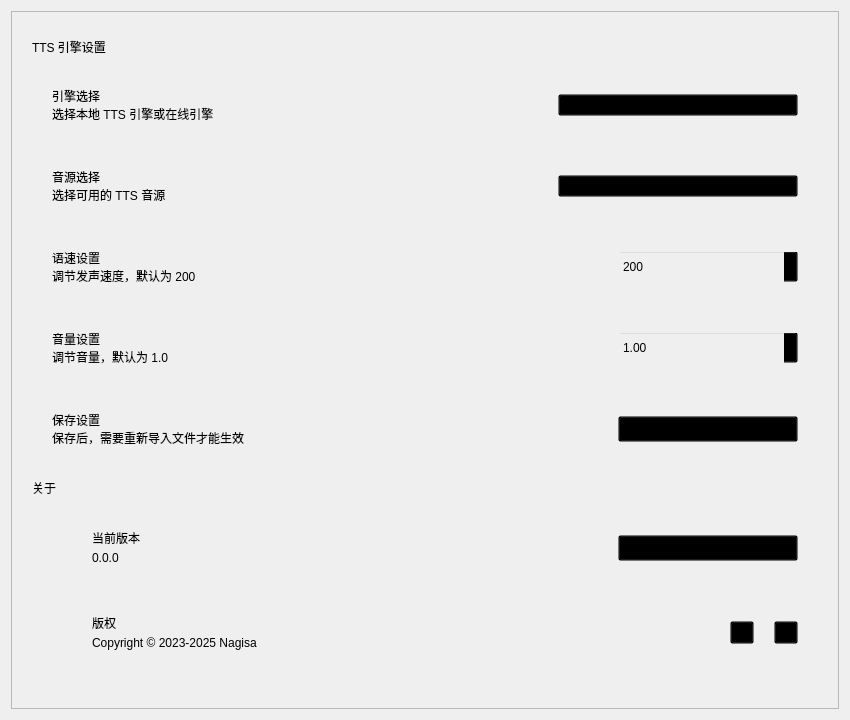
<?xml version="1.0" encoding="UTF-8"?>
<ui version="4.0">
 <class>settingInterface</class>
 <widget class="QWidget" name="settingInterface">
  <property name="geometry">
   <rect>
    <x>0</x>
    <y>0</y>
    <width>850</width>
    <height>720</height>
   </rect>
  </property>
  <property name="windowTitle">
   <string>Form</string>
  </property>
  <layout class="QHBoxLayout" name="horizontalLayout_3">
   <item>
    <widget class="ScrollArea" name="bgScrollArea">
     <property name="widgetResizable">
      <bool>true</bool>
     </property>
     <widget class="QWidget" name="scrollAreaWidgetContents">
      <property name="geometry">
       <rect>
        <x>0</x>
        <y>0</y>
        <width>830</width>
        <height>700</height>
       </rect>
      </property>
      <property name="styleSheet">
       <string notr="true">background: transparent;</string>
      </property>
      <layout class="QVBoxLayout" name="verticalLayout_4">
       <property name="spacing">
        <number>6</number>
       </property>
       <property name="leftMargin">
        <number>20</number>
       </property>
       <property name="topMargin">
        <number>20</number>
       </property>
       <property name="rightMargin">
        <number>20</number>
       </property>
       <property name="bottomMargin">
        <number>20</number>
       </property>
       <item>
        <widget class="QWidget" name="importWidget" native="true">
         <layout class="QVBoxLayout" name="verticalLayout_2">
          <property name="spacing">
           <number>5</number>
          </property>
          <property name="leftMargin">
           <number>0</number>
          </property>
          <property name="topMargin">
           <number>0</number>
          </property>
          <property name="rightMargin">
           <number>0</number>
          </property>
          <property name="bottomMargin">
           <number>0</number>
          </property>
          <item>
           <widget class="SubtitleLabel" name="SubtitleLabel">
            <property name="minimumSize">
             <size>
              <width>0</width>
              <height>30</height>
             </size>
            </property>
            <property name="maximumSize">
             <size>
              <width>16777215</width>
              <height>30</height>
             </size>
            </property>
            <property name="text">
             <string>TTS 引擎设置</string>
            </property>
           </widget>
          </item>
          <item>
           <widget class="CardWidget" name="CardWidget_5">
            <layout class="QHBoxLayout" name="horizontalLayout_14">
             <property name="leftMargin">
              <number>20</number>
             </property>
             <property name="topMargin">
              <number>20</number>
             </property>
             <property name="rightMargin">
              <number>20</number>
             </property>
             <property name="bottomMargin">
              <number>20</number>
             </property>
             <item>
              <layout class="QVBoxLayout" name="verticalLayout_11">
               <property name="spacing">
                <number>0</number>
               </property>
               <item>
                <widget class="QLabel" name="engineSelectPathLabel">
                 <property name="styleSheet">
                  <string notr="true">font: 700 10pt 'Segoe UI', 'Microsoft YaHei', 'PingFang SC';</string>
                 </property>
                 <property name="text">
                  <string>引擎选择</string>
                 </property>
                </widget>
               </item>
               <item>
                <widget class="CaptionLabel" name="engineSelectCaptionLabel">
                 <property name="text">
                  <string>选择本地 TTS 引擎或在线引擎</string>
                 </property>
                </widget>
               </item>
              </layout>
             </item>
             <item>
              <spacer name="horizontalSpacer_4">
               <property name="orientation">
                <enum>Qt::Horizontal</enum>
               </property>
               <property name="sizeHint" stdset="0">
                <size>
                 <width>40</width>
                 <height>20</height>
                </size>
               </property>
              </spacer>
             </item>
             <item>
              <widget class="ComboBox" name="engineSelectComboBox">
               <property name="minimumSize">
                <size>
                 <width>240</width>
                 <height>0</height>
                </size>
               </property>
               <property name="maximumSize">
                <size>
                 <width>240</width>
                 <height>16777215</height>
                </size>
               </property>
              </widget>
             </item>
            </layout>
           </widget>
          </item>
          <item>
           <widget class="CardWidget" name="CardWidget">
            <layout class="QHBoxLayout" name="horizontalLayout_11">
             <property name="leftMargin">
              <number>20</number>
             </property>
             <property name="topMargin">
              <number>20</number>
             </property>
             <property name="rightMargin">
              <number>20</number>
             </property>
             <property name="bottomMargin">
              <number>20</number>
             </property>
             <item>
              <layout class="QVBoxLayout" name="verticalLayout_7">
               <property name="spacing">
                <number>0</number>
               </property>
               <item>
                <widget class="QLabel" name="enginePathLabel">
                 <property name="styleSheet">
                  <string notr="true">font: 700 10pt 'Segoe UI', 'Microsoft YaHei', 'PingFang SC';</string>
                 </property>
                 <property name="text">
                  <string>音源选择</string>
                 </property>
                </widget>
               </item>
               <item>
                <widget class="CaptionLabel" name="engineCaptionLabel">
                 <property name="text">
                  <string>选择可用的 TTS 音源</string>
                 </property>
                </widget>
               </item>
              </layout>
             </item>
             <item>
              <spacer name="horizontalSpacer">
               <property name="orientation">
                <enum>Qt::Horizontal</enum>
               </property>
               <property name="sizeHint" stdset="0">
                <size>
                 <width>40</width>
                 <height>20</height>
                </size>
               </property>
              </spacer>
             </item>
             <item>
              <widget class="ComboBox" name="engineComboBox">
               <property name="minimumSize">
                <size>
                 <width>240</width>
                 <height>0</height>
                </size>
               </property>
               <property name="maximumSize">
                <size>
                 <width>240</width>
                 <height>16777215</height>
                </size>
               </property>
              </widget>
             </item>
            </layout>
           </widget>
          </item>
          <item>
           <widget class="CardWidget" name="CardWidget_2">
            <layout class="QHBoxLayout" name="horizontalLayout_12">
             <property name="leftMargin">
              <number>20</number>
             </property>
             <property name="topMargin">
              <number>20</number>
             </property>
             <property name="rightMargin">
              <number>20</number>
             </property>
             <property name="bottomMargin">
              <number>20</number>
             </property>
             <item>
              <layout class="QVBoxLayout" name="verticalLayout_9">
               <property name="spacing">
                <number>0</number>
               </property>
               <item>
                <widget class="QLabel" name="ratePathLabel">
                 <property name="styleSheet">
                  <string notr="true">font: 700 10pt 'Segoe UI', 'Microsoft YaHei', 'PingFang SC';</string>
                 </property>
                 <property name="text">
                  <string>语速设置</string>
                 </property>
                </widget>
               </item>
               <item>
                <widget class="CaptionLabel" name="rateCaptionLabel">
                 <property name="text">
                  <string>调节发声速度，默认为 200</string>
                 </property>
                </widget>
               </item>
              </layout>
             </item>
             <item>
              <spacer name="horizontalSpacer_2">
               <property name="orientation">
                <enum>Qt::Horizontal</enum>
               </property>
               <property name="sizeHint" stdset="0">
                <size>
                 <width>40</width>
                 <height>20</height>
                </size>
               </property>
              </spacer>
             </item>
             <item>
              <widget class="SpinBox" name="rateSpinBox">
               <property name="minimumSize">
                <size>
                 <width>180</width>
                 <height>33</height>
                </size>
               </property>
               <property name="maximumSize">
                <size>
                 <width>180</width>
                 <height>33</height>
                </size>
               </property>
               <property name="maximum">
                <number>500</number>
               </property>
               <property name="value">
                <number>200</number>
               </property>
              </widget>
             </item>
            </layout>
           </widget>
          </item>
          <item>
           <widget class="CardWidget" name="CardWidget_3">
            <layout class="QHBoxLayout" name="horizontalLayout_13">
             <property name="leftMargin">
              <number>20</number>
             </property>
             <property name="topMargin">
              <number>20</number>
             </property>
             <property name="rightMargin">
              <number>20</number>
             </property>
             <property name="bottomMargin">
              <number>20</number>
             </property>
             <item>
              <layout class="QVBoxLayout" name="verticalLayout_10">
               <property name="spacing">
                <number>0</number>
               </property>
               <item>
                <widget class="QLabel" name="volumePathLabel">
                 <property name="styleSheet">
                  <string notr="true">font: 700 10pt 'Segoe UI', 'Microsoft YaHei', 'PingFang SC';</string>
                 </property>
                 <property name="text">
                  <string>音量设置</string>
                 </property>
                </widget>
               </item>
               <item>
                <widget class="CaptionLabel" name="volumeCaptionLabel">
                 <property name="text">
                  <string>调节音量，默认为 1.0</string>
                 </property>
                </widget>
               </item>
              </layout>
             </item>
             <item>
              <spacer name="horizontalSpacer_3">
               <property name="orientation">
                <enum>Qt::Horizontal</enum>
               </property>
               <property name="sizeHint" stdset="0">
                <size>
                 <width>40</width>
                 <height>20</height>
                </size>
               </property>
              </spacer>
             </item>
             <item>
              <widget class="DoubleSpinBox" name="volumeDoubleSpinBox">
               <property name="minimumSize">
                <size>
                 <width>180</width>
                 <height>33</height>
                </size>
               </property>
               <property name="maximumSize">
                <size>
                 <width>180</width>
                 <height>33</height>
                </size>
               </property>
               <property name="maximum">
                <double>1.000000000000000</double>
               </property>
               <property name="singleStep">
                <double>0.010000000000000</double>
               </property>
               <property name="value">
                <double>1.000000000000000</double>
               </property>
              </widget>
             </item>
            </layout>
           </widget>
          </item>
          <item>
           <widget class="CardWidget" name="CardWidget_4">
            <layout class="QHBoxLayout" name="horizontalLayout_15">
             <property name="leftMargin">
              <number>20</number>
             </property>
             <property name="topMargin">
              <number>20</number>
             </property>
             <property name="rightMargin">
              <number>20</number>
             </property>
             <property name="bottomMargin">
              <number>20</number>
             </property>
             <item>
              <layout class="QVBoxLayout" name="verticalLayout_12">
               <property name="spacing">
                <number>0</number>
               </property>
               <item>
                <widget class="QLabel" name="savePathLabel">
                 <property name="styleSheet">
                  <string notr="true">font: 700 10pt 'Segoe UI', 'Microsoft YaHei', 'PingFang SC';</string>
                 </property>
                 <property name="text">
                  <string>保存设置</string>
                 </property>
                </widget>
               </item>
               <item>
                <widget class="CaptionLabel" name="saveCaptionLabel">
                 <property name="text">
                  <string>保存后，需要重新导入文件才能生效</string>
                 </property>
                </widget>
               </item>
              </layout>
             </item>
             <item>
              <spacer name="horizontalSpacer_5">
               <property name="orientation">
                <enum>Qt::Horizontal</enum>
               </property>
               <property name="sizeHint" stdset="0">
                <size>
                 <width>40</width>
                 <height>20</height>
                </size>
               </property>
              </spacer>
             </item>
             <item>
              <widget class="PushButton" name="savePushButton">
               <property name="minimumSize">
                <size>
                 <width>180</width>
                 <height>0</height>
                </size>
               </property>
               <property name="maximumSize">
                <size>
                 <width>180</width>
                 <height>16777215</height>
                </size>
               </property>
               <property name="text">
                <string>保存设置</string>
               </property>
              </widget>
             </item>
            </layout>
           </widget>
          </item>
         </layout>
        </widget>
       </item>
       <item>
        <layout class="QVBoxLayout" name="verticalLayout_6">
         <property name="spacing">
          <number>5</number>
         </property>
         <item>
          <widget class="SubtitleLabel" name="SubtitleLabel_2">
           <property name="minimumSize">
            <size>
             <width>0</width>
             <height>30</height>
            </size>
           </property>
           <property name="maximumSize">
            <size>
             <width>16777215</width>
             <height>30</height>
            </size>
           </property>
           <property name="text">
            <string>关于</string>
           </property>
          </widget>
         </item>
         <item>
          <widget class="CardWidget" name="importCardWidget_2">
           <property name="minimumSize">
            <size>
             <width>0</width>
             <height>80</height>
            </size>
           </property>
           <property name="maximumSize">
            <size>
             <width>16777215</width>
             <height>80</height>
            </size>
           </property>
           <layout class="QHBoxLayout" name="horizontalLayout_2">
            <property name="spacing">
             <number>20</number>
            </property>
            <property name="leftMargin">
             <number>20</number>
            </property>
            <property name="topMargin">
             <number>20</number>
            </property>
            <property name="rightMargin">
             <number>20</number>
            </property>
            <property name="bottomMargin">
             <number>20</number>
            </property>
            <item>
             <widget class="IconWidget" name="versionIconWidget">
              <property name="minimumSize">
               <size>
                <width>20</width>
                <height>20</height>
               </size>
              </property>
              <property name="maximumSize">
               <size>
                <width>20</width>
                <height>20</height>
               </size>
              </property>
             </widget>
            </item>
            <item>
             <layout class="QVBoxLayout" name="verticalLayout_3">
              <property name="spacing">
               <number>0</number>
              </property>
              <item>
               <widget class="QLabel" name="versionShowLabel">
                <property name="styleSheet">
                 <string notr="true">font: 700 9pt 'Segoe UI', 'Microsoft YaHei', 'PingFang SC';</string>
                </property>
                <property name="text">
                 <string>当前版本</string>
                </property>
               </widget>
              </item>
              <item>
               <widget class="CaptionLabel" name="versionLabel">
                <property name="text">
                 <string>0.0.0</string>
                </property>
               </widget>
              </item>
             </layout>
            </item>
            <item>
             <widget class="PrimaryPushButton" name="versionPrimaryPushButton">
              <property name="minimumSize">
               <size>
                <width>180</width>
                <height>0</height>
               </size>
              </property>
              <property name="maximumSize">
               <size>
                <width>180</width>
                <height>16777215</height>
               </size>
              </property>
              <property name="text">
               <string>检查更新</string>
              </property>
             </widget>
            </item>
           </layout>
          </widget>
         </item>
         <item>
          <widget class="CardWidget" name="importCardWidget">
           <property name="minimumSize">
            <size>
             <width>0</width>
             <height>80</height>
            </size>
           </property>
           <property name="maximumSize">
            <size>
             <width>16777215</width>
             <height>80</height>
            </size>
           </property>
           <layout class="QHBoxLayout" name="horizontalLayout">
            <property name="spacing">
             <number>20</number>
            </property>
            <property name="leftMargin">
             <number>20</number>
            </property>
            <property name="topMargin">
             <number>20</number>
            </property>
            <property name="rightMargin">
             <number>20</number>
            </property>
            <property name="bottomMargin">
             <number>20</number>
            </property>
            <item>
             <widget class="IconWidget" name="copyrightIconWidget">
              <property name="minimumSize">
               <size>
                <width>20</width>
                <height>20</height>
               </size>
              </property>
              <property name="maximumSize">
               <size>
                <width>20</width>
                <height>20</height>
               </size>
              </property>
             </widget>
            </item>
            <item>
             <layout class="QVBoxLayout" name="verticalLayout">
              <property name="spacing">
               <number>0</number>
              </property>
              <item>
               <widget class="QLabel" name="copyrightShowLabel">
                <property name="styleSheet">
                 <string notr="true">font: 700 9pt 'Segoe UI', 'Microsoft YaHei', 'PingFang SC';</string>
                </property>
                <property name="text">
                 <string>版权</string>
                </property>
               </widget>
              </item>
              <item>
               <widget class="CaptionLabel" name="copyrightLabel">
                <property name="text">
                 <string>Copyright © 2023-2025 Nagisa</string>
                </property>
               </widget>
              </item>
             </layout>
            </item>
            <item>
             <widget class="TransparentToolButton" name="githubButton"/>
            </item>
            <item>
             <widget class="TransparentToolButton" name="giteeButton"/>
            </item>
           </layout>
          </widget>
         </item>
         <item>
          <spacer name="verticalSpacer">
           <property name="orientation">
            <enum>Qt::Vertical</enum>
           </property>
           <property name="sizeHint" stdset="0">
            <size>
             <width>20</width>
             <height>40</height>
            </size>
           </property>
          </spacer>
         </item>
        </layout>
       </item>
      </layout>
     </widget>
    </widget>
   </item>
  </layout>
 </widget>
 <customwidgets>
  <customwidget>
   <class>ComboBox</class>
   <extends>QPushButton</extends>
   <header>qfluentwidgets</header>
  </customwidget>
  <customwidget>
   <class>PushButton</class>
   <extends>QPushButton</extends>
   <header>qfluentwidgets</header>
  </customwidget>
  <customwidget>
   <class>PrimaryPushButton</class>
   <extends>PushButton</extends>
   <header>qfluentwidgets</header>
  </customwidget>
  <customwidget>
   <class>ToolButton</class>
   <extends>QToolButton</extends>
   <header>qfluentwidgets</header>
  </customwidget>
  <customwidget>
   <class>TransparentToolButton</class>
   <extends>ToolButton</extends>
   <header>qfluentwidgets</header>
  </customwidget>
  <customwidget>
   <class>IconWidget</class>
   <extends>QWidget</extends>
   <header>qfluentwidgets</header>
  </customwidget>
  <customwidget>
   <class>CardWidget</class>
   <extends>QFrame</extends>
   <header>qfluentwidgets</header>
   <container>1</container>
  </customwidget>
  <customwidget>
   <class>ScrollArea</class>
   <extends>QScrollArea</extends>
   <header>qfluentwidgets</header>
   <container>1</container>
  </customwidget>
  <customwidget>
   <class>CaptionLabel</class>
   <extends>QLabel</extends>
   <header>qfluentwidgets</header>
  </customwidget>
  <customwidget>
   <class>SubtitleLabel</class>
   <extends>QLabel</extends>
   <header>qfluentwidgets</header>
  </customwidget>
  <customwidget>
   <class>SpinBox</class>
   <extends>QSpinBox</extends>
   <header>qfluentwidgets</header>
  </customwidget>
  <customwidget>
   <class>DoubleSpinBox</class>
   <extends>QDoubleSpinBox</extends>
   <header>qfluentwidgets</header>
  </customwidget>
 </customwidgets>
 <resources>
  <include location="resource.qrc"/>
 </resources>
 <connections/>
</ui>
